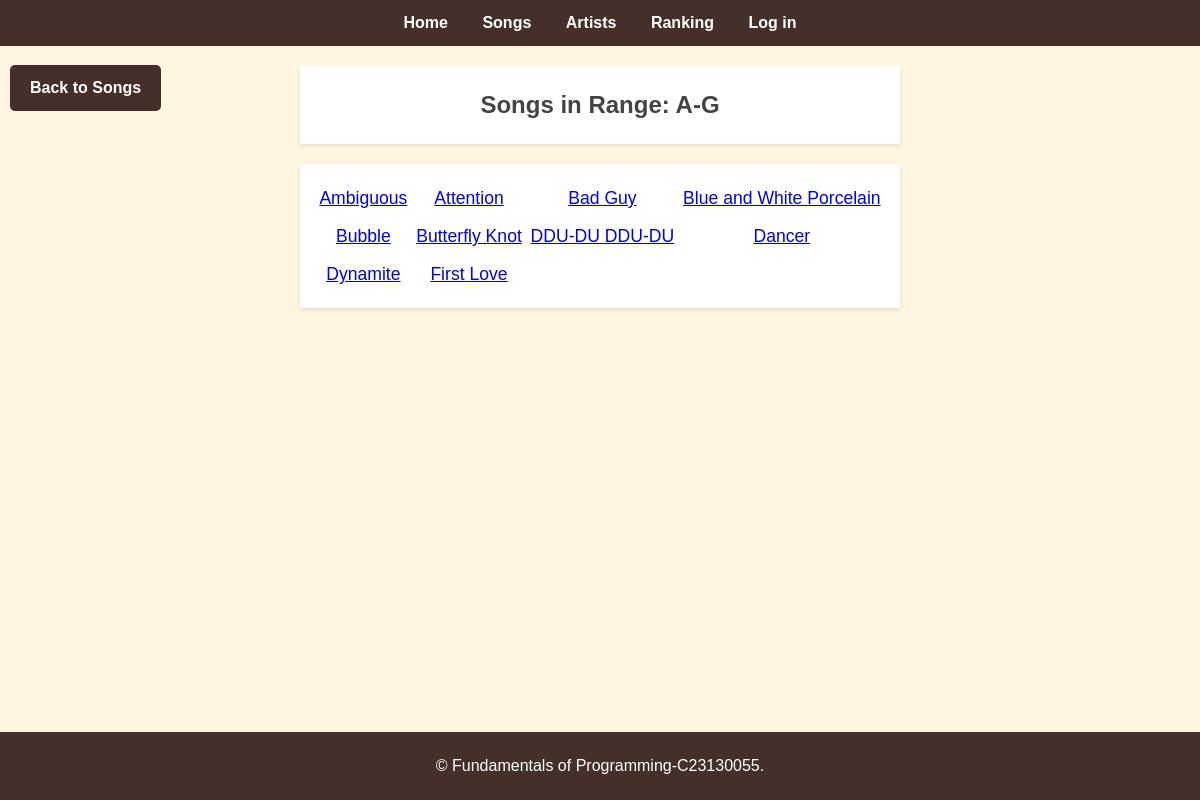
The app's page /select_songs/A-G with its own data.
### app/models.py (models this page shows, shortened)
class Song(db.Model):
    __tablename__ = 'song'
    id = db.Column(db.Integer, primary_key=True)
    title = db.Column(db.String(100), nullable=False)
    artist = db.Column(db.String(100), nullable=False)
    album = db.Column(db.String(100))
    genre = db.Column(db.String(50))
    released_date = db.Column(db.Date)
    image = db.Column(db.String(100))

### app/routes.py (the view)
@songs.route('/select_songs/<range>')
def select_songs(range):
    session['range'] = range
    range_conditions = {
        'A-G': ('A', 'G'),
        'H-N': ('H', 'N'),
        'O-T': ('O', 'T'),
        'U-Z': ('U', 'Z')
    }
    if range in range_conditions:
        start, end = range_conditions[range]
        songs = Song.query.filter(Song.title.between(start, end)).order_by(Song.title).all()
    else:
        songs = []
    return render_template('select_songs.html', songs=songs, range=range)

### app/templates/select_songs.html
{% extends 'base.html' %}
{% block content %}
<div class="back-button-container">
    <a href="{{ url_for('songs.song') }}" class="back-button">Back to Songs</a>
</div>
<div>
    <h2 class="page">Songs in Range: {{ range }}</h2>
    <ul class="container">
        {% for song in songs %}
        <li>
            <a href="{{ url_for('songs.song_detail', song_id=song.id) }}">{{ song.title }}</a>
        </li>
        {% endfor %}
    </ul>
</div>
{% endblock %}

### app/static/css/styles.css (style rules this page uses)
html, body { font-family: Arial, sans-serif; line-height: 1.6; background-color: #fff5e1; height: 100%; margin: 0; padding: 0; display: flex; flex-direction: column; }
h2, h3 { color: #444; }
ul { list-style: none; padding: 0; }
ul li { margin: 5px 0; font-size: 1.1rem; }
.page { text-align: center; margin: 20px 300px; padding: 20px; background: #fff; box-shadow: 0 2px 4px rgba(0, 0, 0, 0.1); }
.container { display: grid; grid-template-columns: repeat(4, auto); justify-items: center; padding: 15px; margin: 20px 300px; background: #fff; box-shadow: 0 2px 4px rgba(0, 0, 0, 0.1); }
.back-button-container { position: absolute; top: 55px; left: 10px; z-index: 1000; }
.back-button { display: inline-block; padding: 10px 20px; margin: 10px 0; font-size: 1rem; font-weight: bold; color: #fff; background-color: #442f29; border: none; border-radius: 5px; cursor: pointer; text-align: center; text-decoration: none; }

### records on screen
Song: title "Ambiguous"
Song: title "Attention"
Song: title "Bad Guy"
Song: title "Blue and White Porcelain"
Song: title "Bubble"
Song: title "Butterfly Knot"
Song: title "DDU-DU DDU-DU"
Song: title "Dancer"
Song: title "Dynamite"
Song: title "First Love"

### other values on screen
{{ range }} "A-G"
